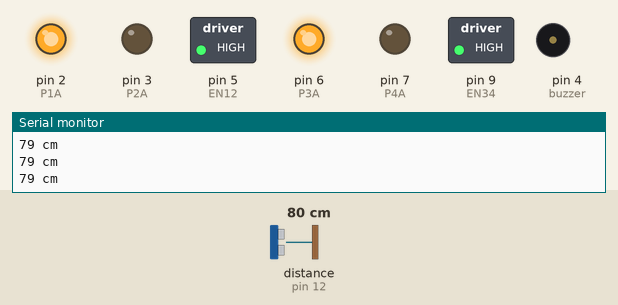
This sketch was run on a simulated Arduino Uno, built with avr-gcc and run on an emulated ATmega328P. Parts: switched loads named in the sketch (green lamp = pin HIGH), output pins drawn as LEDs (lit = HIGH), buzzer (waves = sounding, pin HIGH), the last lines printed to the serial monitor. Wiring (inferred from the names in the program): ultrasonic range finder: trigger pin 13; echo pin 12. Inputs (shaded band) come from the test bench; at power-on: distance to the obstacle (sensor on pin 12) 80 cm. The echo pulse lasts 58.3 µs per cm; pins used as bus, display or sensor lines are not drawn.

Above: at 1.2 s.
1.3 s: distance to the obstacle (sensor on pin 12) set to 56 cm
2.8 s: distance to the obstacle (sensor on pin 12) set to 48 cm
At 3.8 s:
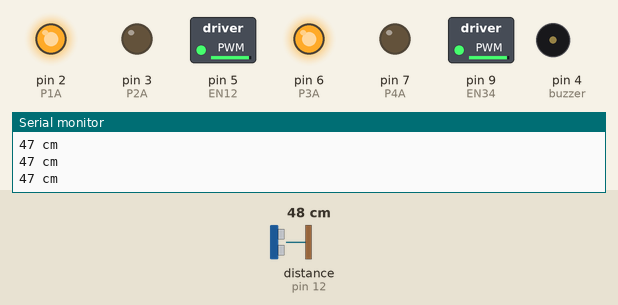
4.3 s: distance to the obstacle (sensor on pin 12) set to 2 cm
At 5.3 s:
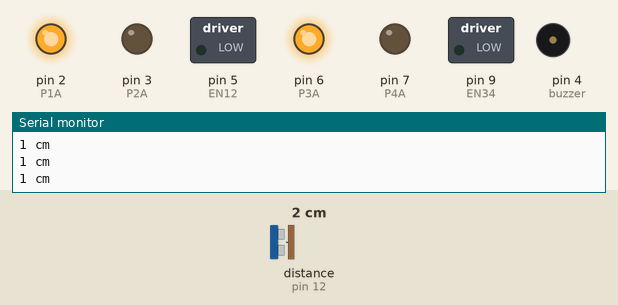
5.8 s: distance to the obstacle (sensor on pin 12) set to 4 cm
At 7.1 s:
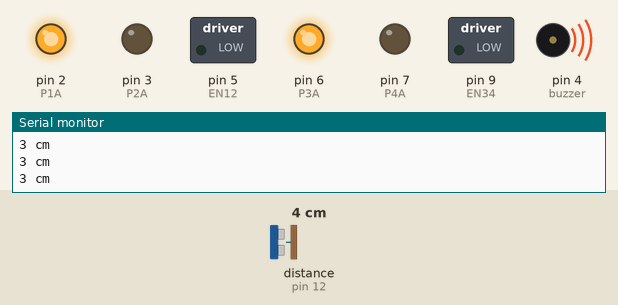
8.8 s: distance to the obstacle (sensor on pin 12) set to 9 cm
11.8 s: distance to the obstacle (sensor on pin 12) set to 12 cm
At 12.8 s:
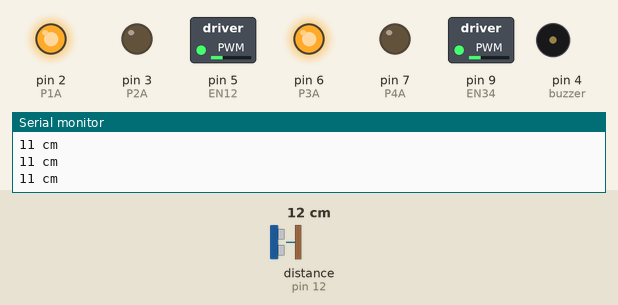
Timing chart, 0 to 14.3 s (numbered marks = the images above; inputs shaded):
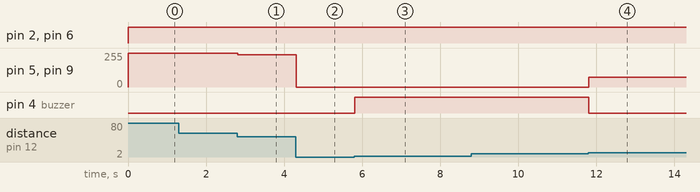

The sketch:

ToyCar_ACC.ino
```cpp
//Adaptive Cruise Control (ACC) Toy Car --->     //USES PWM to control speed
//M.Khaled
//June 2, 2020

#include <elapsedMillis.h>

#define trigPin 13
#define echoPin 12

#define buzzer 4

elapsedMillis timeElapsed;
unsigned int interval = 10000; //10 seconds

// DC motor 1 control
#define P1A 2  // define pin 2 as for P1A
#define P2A 3  // define pin 3 as for P2A
#define EN12 5 // define pin for 1,2EN enable

//DC motor 2 control

#define P3A 6
#define P4A 7
#define EN34 9

void setup() {
  // L293 Motor Control
  Serial.begin(9600);   // setup Serial Monitor to display information
  pinMode(P1A, OUTPUT); // define pin as OUTPUT for P1A
  pinMode(P2A, OUTPUT); // define pin as OUTPUT for P2A
  pinMode(EN12, OUTPUT);// define pin as OUTPUT for 1,2EN

  pinMode(P3A, OUTPUT);
  pinMode(P4A, OUTPUT);
  pinMode(EN34, OUTPUT);

  pinMode(buzzer, OUTPUT); //active buzzer

  pinMode(trigPin, OUTPUT);
  pinMode(echoPin, INPUT);
}

void loop() {
  long duration, distance;
  digitalWrite(trigPin, LOW);
  delayMicroseconds(2);
  digitalWrite(trigPin, HIGH);
  delayMicroseconds(10);
  digitalWrite(trigPin, LOW);

  duration = pulseIn(echoPin, HIGH);  //calculates the travel time of sound wave in microseconds
  distance = (duration/2)/29.1;  //use duration to calculate the distance in "cm"

  Serial.print(distance);
  Serial.println(" cm");

 if (distance>=50 && distance<=300){   //ultrasonic sensor's range is around 2cm - 400cm
    digitalWrite(buzzer, LOW);  //turn buzzer OFF

    digitalWrite(EN12 ,HIGH);// Enable 1A and 2A   //turn motor 1 at full speed
    digitalWrite(P1A,HIGH);  // send + to P1A
    digitalWrite(P2A,LOW);   // send - to P2A

    digitalWrite(EN34 ,HIGH);// Enable 3A and 4A   //turn motor 2 at full speed
    digitalWrite(P3A,HIGH);  // send + to P3A
    digitalWrite(P4A,LOW);   // send - to P4A
  }

  else if (distance>=10 && distance<50){  //adapt the speed according to the distance measured by ultrasonic sensor

    digitalWrite(buzzer, LOW); //turn buzzer OFF

    int dist = map(distance, 10, 50, 70, 255);

    analogWrite(EN12,dist); //adapt speed of motor1 depending on dist
    digitalWrite(P1A,HIGH); // send + or HIGH signal to P1A
    digitalWrite(P2A,LOW);  // send - or LOW signal to P2A

    analogWrite(EN34,dist); //adapt speed of motor2 depending on dist
    digitalWrite(P3A,HIGH); // send + or HIGH signal to P3A
    digitalWrite(P4A,LOW);  // send - or LOW signal to P4A
   //delay(500);
}

  else if (distance<10 && distance>1){

    digitalWrite(EN12, LOW);  // Disable 1A and 2A //object too close, turn off motor1
    digitalWrite(EN34, LOW);  // Disable 3A and 4A //object too close, turn off motor2
    digitalWrite(buzzer, HIGH); //turn buzzer ON to alert
  }

  else {
    digitalWrite(EN12, LOW);// Disable 1A and 2A
    digitalWrite(EN34, LOW);
    digitalWrite(buzzer, LOW); //buzzer OFF

    //delay(1000);
  }

}
```

Measured:
- the behaviour switches between 2 and 3 cm on distance to the obstacle (sensor on pin 12) (found by bisection; images 2 and 3)
- the behaviour switches between 10 and 11 cm on distance to the obstacle (sensor on pin 12) (found by bisection; images 3 and 4)
- after the input at 2.8 s, pin 5 (EN12), pin 9 (EN34): 255/255 → 241/255 at once
- after the input at 4.3 s, pin 5 (EN12), pin 9 (EN34): 241/255 → 0/255 at once
- after the input at 5.8 s, pin 4 (buzzer): LOW → HIGH at once
- after the input at 11.8 s, pin 5 (EN12), pin 9 (EN34): 0/255 → 74/255 at once; pin 4 (buzzer): HIGH → LOW at once
